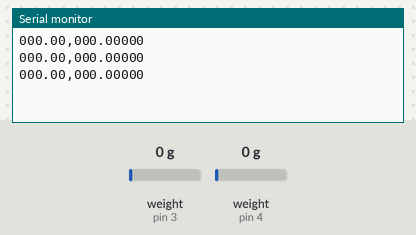
The sketch below on a simulated Arduino Uno, built with avr-gcc and run on an emulated ATmega328P. On the bench: the last lines printed to the serial monitor. The inputs (shaded band) are chosen by the test bench; at power-on: weight on the scale (sensors on pin 3, pin 4) 0 g.

Above: at 3.2 s.
3.3 s: weight on the scale (sensor on pin 3) set to 100 g
At 3.66 s:
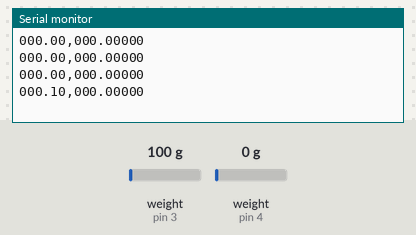
6.3 s: weight on the scale (sensor on pin 4) set to 100 g
At 6.48 s:
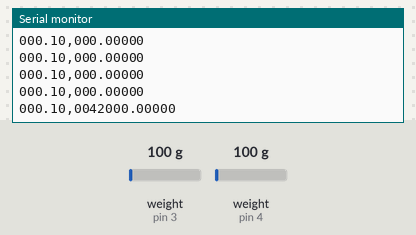
7.8 s: weight on the scale (sensor on pin 3) set to 1250 g
At 8.08 s:
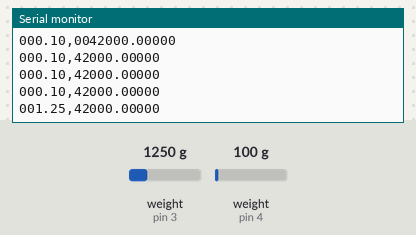
9.3 s: weight on the scale (sensor on pin 4) set to 1250 g
At 9.69 s:
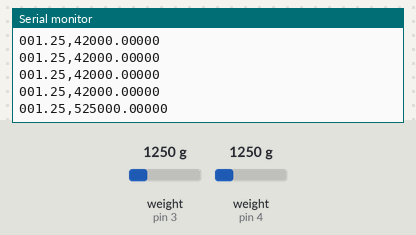
Timing chart, 0 to 11.8 s (numbered marks = the images above; inputs shaded):
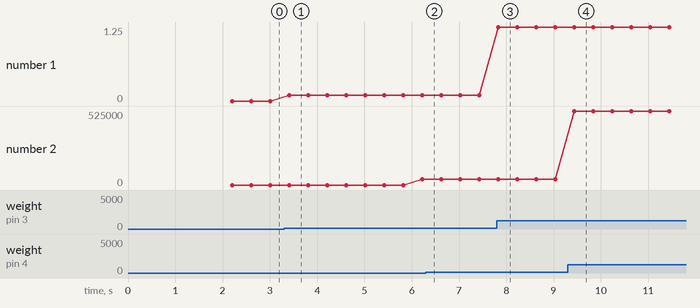

Measured:
- after the input at 3.3 s, the serial monitor: prints a new line after 0.11 s (image 1)
- after the input at 7.8 s, the serial monitor: prints a new line at once (image 3)
- after the input at 9.3 s, the serial monitor: prints a new line after 0.14 s (image 4)
- plotted number 1: 0 → 0.1 after the input at 3.3 s, 0.1 → 1.25 after the input at 7.8 s
- plotted number 2: 0 → 42000 after the input at 3.3 s, 42000 → 525000 after the input at 9.3 s

The sketch:

GEMS_Arduino.ino
```cpp
#include "HX711.h"

#define DOUT  3 //load cell
#define CLK  2  //load cell
#define DOUT2  4 //strain guage
#define CLK2  5 //strain guage

HX711 scale1;
HX711 scale2;

float force_calibration_factor = -22400;

void setup() {
  Serial.begin(115200);
  scale1.begin(DOUT, CLK);
  scale1.set_scale(force_calibration_factor);
  scale1.tare();

  scale2.begin(DOUT2, CLK2, 32);
  scale2.set_scale();
  scale2.tare();


}

void loop() {
  scale1.set_scale(force_calibration_factor);
  while(!Serial.availableForWrite()){}
  float force = scale1.get_units();
  float r = scale2.get_units();
  if (force<100) Serial.print('0');
  if (force<10) Serial.print('0');
  if (force<0){
    force=0;
  }
  Serial.print(scale1.get_units(), 2);
  Serial.print(',');
  if (r<100) Serial.print('0');
  if (r<10) Serial.print('0');
  if (r<0){
    r=0;
  }
  Serial.print(scale2.get_units(), 5);
  Serial.println();
}
```
